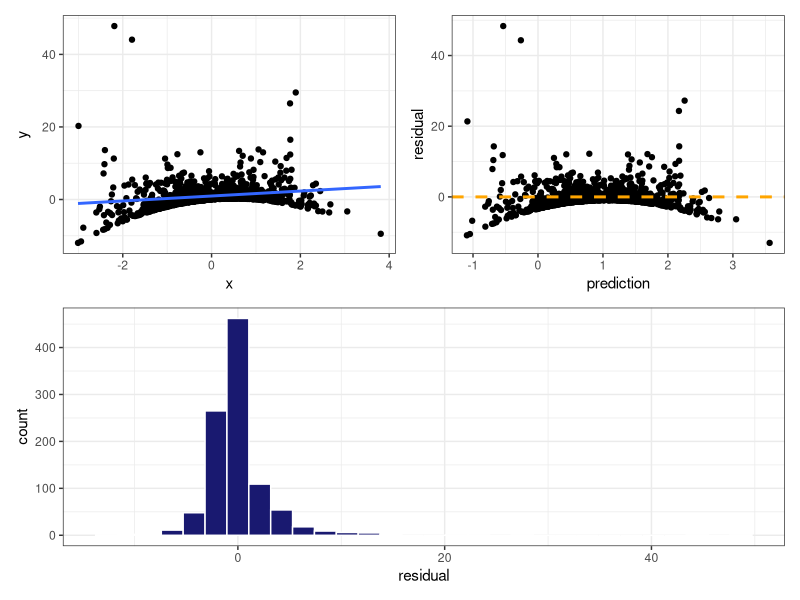

This chart was generated by the following R code:
## ---- chunk 1
library(tidyverse)
library(patchwork)

set.seed(1)
n <- 1000
x <- rnorm(n)
epsilon <- (x^2 + 1) * (rchisq(n, df=1)-1)
y <- 1 + x + epsilon

df <- tibble(
  x = x,
  y = y,
  eps = epsilon
)
## ---- chunk 2
mod <- lm(y ~ x, df)

df <- df %>% 
  mutate(
    prediction = predict(mod, newx = x),
    residual = y - prediction
    ) 
## ---- chunk 3
## linearity
p1 <- df %>% 
  ggplot(aes(x, y)) +
  geom_point() +
  geom_smooth(method = "lm", se = F) +
  theme_bw()

p2 <- df %>% 
  ggplot(aes(x = prediction, y = residual)) +
  geom_point() +
  geom_hline(yintercept = 0, color = "orange", linetype = 2, linewidth = 1) +
  theme_bw()

p3 <- df %>% 
  ggplot(aes(x = residual)) +
  geom_histogram(fill = "midnightblue", color = "white") +
  theme_bw()
  

(p1 + p2) / p3
